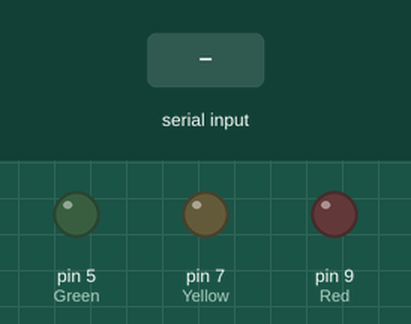
Recording of a sketch running on a simulated Arduino Uno, built with avr-gcc and run on an emulated ATmega328P. On the bench: output pins drawn as LEDs (lit = HIGH). Inputs (shaded band) come from the test bench.

Above: at 1.2 s.
1.3 s: "f" received over the second serial link
At 1.8 s:
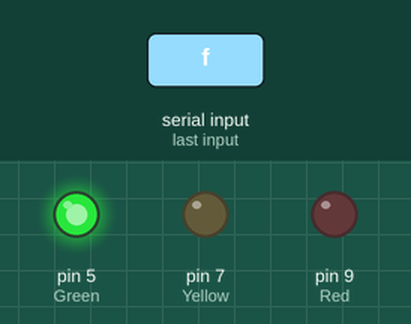
2.8 s: "e" received over the second serial link
At 4.0 s:
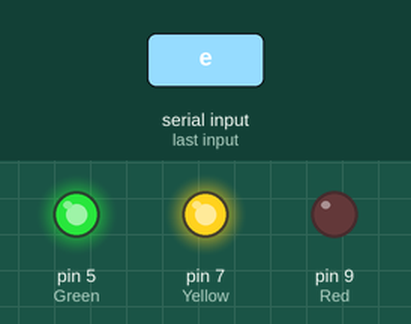
4.3 s: "d" received over the second serial link
At 5.3 s:
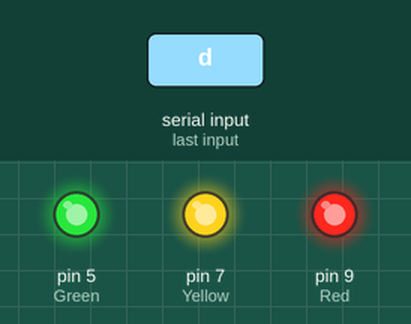
5.8 s: "c" received over the second serial link
At 6.5 s:
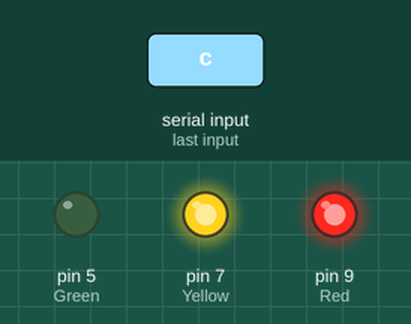
7.3 s: "b" received over the second serial link
At 7.6 s:
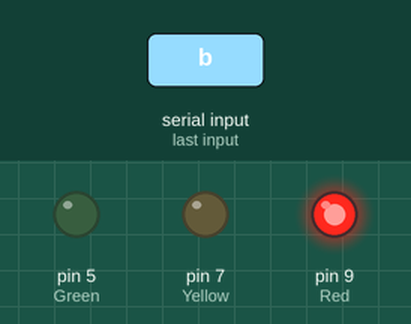
8.8 s: "a" received over the second serial link
At 9.9 s:
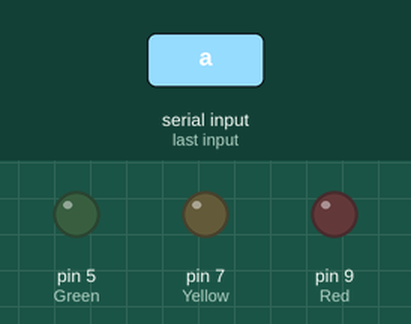
Timing chart, 0 to 11.3 s (numbered marks = the images above; inputs shaded):
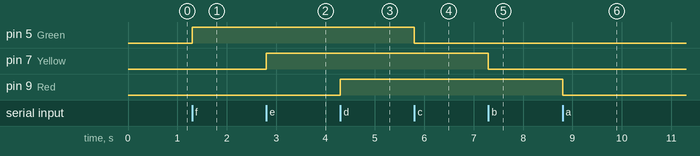

Measured:
- after the input at 1.3 s, pin 5 (Green): LOW → HIGH at once
- after the input at 2.8 s, pin 7 (Yellow): LOW → HIGH at once
- after the input at 4.3 s, pin 9 (Red): LOW → HIGH at once
- after the input at 5.8 s, pin 5 (Green): HIGH → LOW at once
- after the input at 7.3 s, pin 7 (Yellow): HIGH → LOW at once
- after the input at 8.8 s, pin 9 (Red): HIGH → LOW at once

The sketch:

E20_blue_led.ino
```cpp
#include <SoftwareSerial.h>    //블루투스 시리얼 통신 라이브러리 추가
SoftwareSerial BTSerial(2, 3); //블루투스 설정 BTSerial(Tx, Rx)

int Green = 5;
int Yellow = 7;
int Red = 9;    //led 핀 설정

void setup() {
  BTSerial.begin(9600); //블루투스 통신 시작
  pinMode(Green, OUTPUT);
  pinMode(Yellow, OUTPUT);
  pinMode(Red, OUTPUT);
}

void loop() {
  if(BTSerial.available())        //값이 들어오면
  {
    char bt;                     //제어할 변수 bt선언
    bt = BTSerial.read();        //들어온 값을 bt에 저장
    if(bt == 'f')                //bt가 a면
      digitalWrite(Green, HIGH); //초록불 ON
    if(bt == 'e')
      digitalWrite(Yellow, HIGH);
    if(bt == 'd')
      digitalWrite(Red, HIGH);
    if(bt == 'c')
      digitalWrite(Green, LOW);
    if(bt == 'b')
      digitalWrite(Yellow, LOW);
    if(bt == 'a')
      digitalWrite(Red, LOW);
  }
}
```
